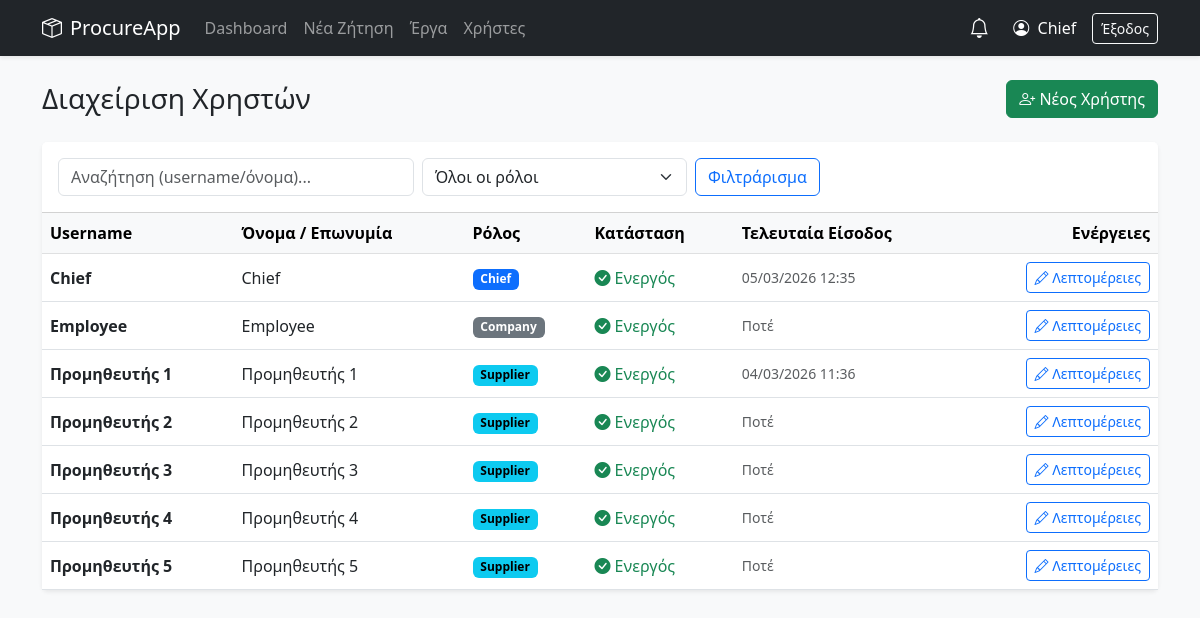
/chief/users (signed in), run on an earlier commit of the app's database.
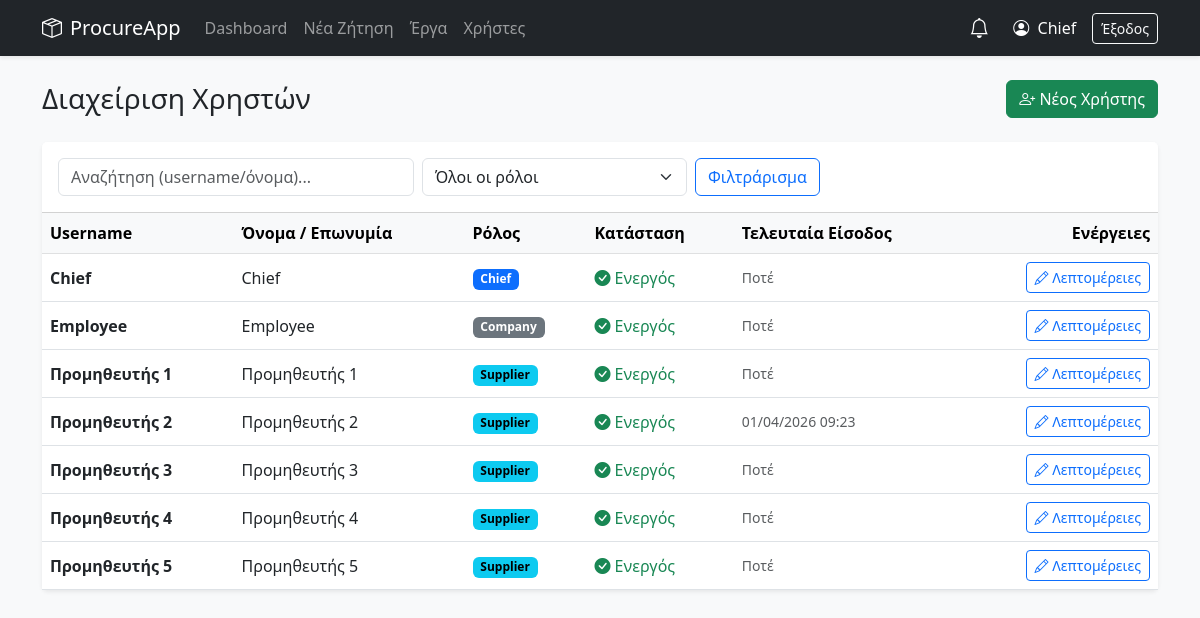
And on a later commit of the database.
### models.py (models this page shows, shortened)
class User(db.Model):
    __tablename__ = "users"
    id = db.Column(db.Integer, primary_key=True)
    username = db.Column(db.String(80), unique=True, nullable=False)
    display_name = db.Column(db.String(120), nullable=False)
    role = db.Column(db.String(20), nullable=False)
    password_hash = db.Column(db.String(255), nullable=False)
    is_active = db.Column(db.Boolean, default=True, nullable=False)
    created_at = db.Column(db.DateTime, default=datetime.utcnow)
    last_login_at = db.Column(db.DateTime, nullable=True)
    first_name = db.Column(db.String(120), nullable=True)
    last_name  = db.Column(db.String(120), nullable=True)
    approval_limit = db.Column(db.Numeric(12, 2), default=500.00)
    bids = db.relationship("Bid", backref="supplier", lazy=True)

### app.py (the view)
@app.route("/chief/users")
@require_role("chief")
def chief_users():
    users = User.query.all()
    return render_template("chief_users.html", users=users)

### app.py (called while the page is built)
def require_roles(*roles):
    def wrap(fn):
        @wraps(fn)
        def inner(*args, **kwargs):
            if session.get("role") not in roles:
                flash("Δεν έχεις δικαίωμα πρόσβασης.", "danger")
                return redirect(url_for("login"))
            return fn(*args, **kwargs)
        return inner
    return wrap

@app.context_processor
def utility_processor():
    unread_notifs = []
    if 'username' in session:
        u = User.query.filter_by(username=session['username']).first()
        if u:
            unread_notifs = Notification.query.filter_by(user_id=u.id, is_read=False).order_by(Notification.created_at.desc()).all()
    return dict(phase_info=phase_info, is_editable_by_current_user=is_editable_by_current_user, now=datetime.utcnow(), unread_notifs=unread_notifs)

### templates/chief_users.html (shortened to what this page needs)
{% extends "base.html" %}
{% block content %}
<div class="d-flex justify-content-between align-items-center mb-4">
    <h3 class="mb-0">Διαχείριση Χρηστών</h3>
    <a class="btn btn-success" href="{{ url_for('chief_user_new') }}"><i class="bi bi-person-plus"></i> Νέος Χρήστης</a>
</div>
<div class="card shadow-sm">
  <div class="card-header bg-white py-3">
      <form class="row g-2 align-items-center" method="get">
        <div class="col-sm-6 col-md-4">
          <input class="form-control" name="q" value="{{ q or '' }}" placeholder="Αναζήτηση (username/όνομα)...">
        </div>
        <div class="col-sm-4 col-md-3">
          <select class="form-select" name="role">
            <option value="all">Όλοι οι ρόλοι</option>
          </select>
        </div>
        <div class="col-auto">
          <button class="btn btn-outline-primary">Φιλτράρισμα</button>
        </div>
      </form>
  </div>
  <div class="table-responsive">
    <table class="table table-hover align-middle mb-0">
      <thead class="table-light">
        <tr>
          <th>Username</th>
          <th>Όνομα / Επωνυμία</th>
          <th>Ρόλος</th>
          <th>Κατάσταση</th>
          <th>Τελευταία Είσοδος</th>
          <th class="text-end">Ενέργειες</th>
        </tr>
      </thead>
      <tbody>
        {% for u in users %}
        <tr>
          <td class="fw-semibold">{{ u.username }}</td>
          <td>{{ u.display_name }}</td>
          <td>
            {% if u.role == 'chief' %}<span class="badge text-bg-primary">Chief</span>
            {% elif u.role == 'company' %}<span class="badge text-bg-secondary">Company</span>
            {% elif u.role == 'supplier' %}<span class="badge text-bg-info">Supplier</span>
            {% else %}<span class="badge text-bg-light text-dark">{{ u.role }}</span>{% endif %}
          </td>
          <td>
            {% if u.is_active %}
              <span class="text-success"><i class="bi bi-check-circle-fill"></i> Ενεργός</span>
            {% else %}
              <span class="text-muted"><i class="bi bi-x-circle-fill"></i> Ανενεργός</span>
            {% endif %}
          </td>
          <td class="text-muted small">{{ u.last_login_at.strftime('%d/%m/%Y %H:%M') if u.last_login_at else 'Ποτέ' }}</td>
          <td class="text-end">
            <a class="btn btn-sm btn-outline-primary" href="{{ url_for('chief_user_detail', user_id=u.id) }}">
              <i class="bi bi-pencil"></i> Λεπτομέρειες
            </a>
          </td>
        </tr>
        {% else %}
          <tr><td colspan="6" class="text-center py-4 text-muted">Δεν βρέθηκαν χρήστες.</td></tr>
        {% endfor %}
      </tbody>
    </table>
  </div>
</div>
{% endblock %}

What changed in the data, as far as the page shows it:
changed User "Chief": last_login_at "05/03/2026 12:35" → "Ποτέ"
changed User "Προμηθευτής 1": last_login_at "04/03/2026 11:36" → "Ποτέ"
changed User "Προμηθευτής 2": last_login_at "Ποτέ" → "01/04/2026 09:23"
